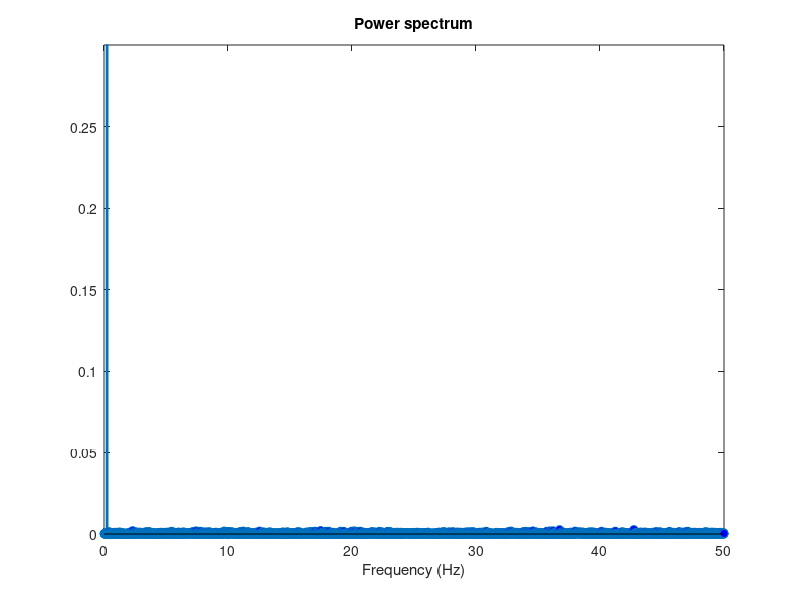
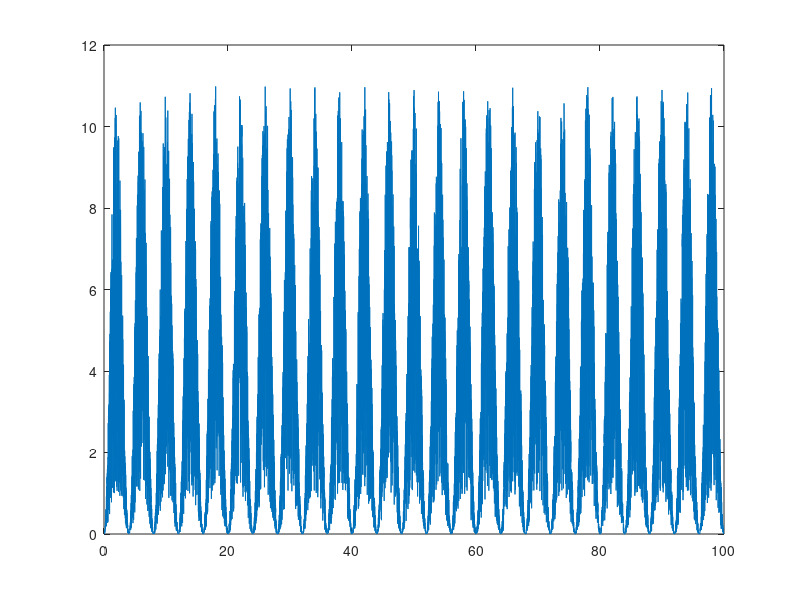

Source code (MATLAB) for these figures, in order: (Note: this script raises an error after producing the figures.)
% scrap
clc;clf
n = 10000; 
dt = 0.01;
fs = 1/dt;
tspan = (0:n-1)/fs;
d_m = 2; % meters
V_m = 1 + rand(1,n)*(10);
y = (V_m./2).*(1-cos(pi.*tspan./d_m));
Y = fft(y)/n;
f = (0:n-1)*fs/n;
Y(1) = [];f(1) = [];

% compute and display the power spectrum
nyquist=fs/2;
f = (1:n/2)/(n/2)*nyquist;
Pyy = abs(Y(1:n/2)).^2;
figure(1)
stem(f,Pyy,'linewidth',2,'MarkerFaceColor','blue')
title('Power spectrum')
xlabel('Frequency (Hz)');ylim([0 0.3])

figure(2)
plot(tspan,y)

%
LINEAR w COMPONENT
A = sigma_w*sqrt((2*L_w)/(pi*V));
B = 2*sqrt(3)*L_w/V;
C = (2*L_w/V)^2; D = (4*L_w)/V;

H_w = tf([A B],[C D 1]);


% % checks whether the velocities are NaN or zero and sets them equal to
% % themselves. subject to change.
% if isnan(V_u) || isnan(V_v)
%     V_u = 0;
%     V_v = 0;
% else
y_w = ilaplace((A*s+B)/(C*(s^2)+B*s+1));
y_w = real(double(subs(y_w)));

